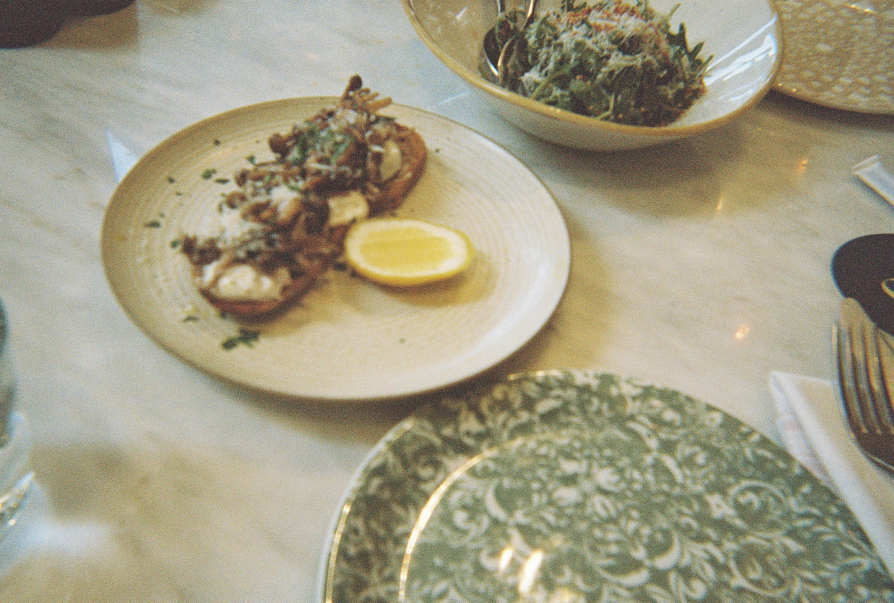
#> input picture Point Processing/sample.JPG, 2681 x 1807 px (shown at 1/3 size)
$ python contrast.py
#> lines starting #> are read from the running program, lines starting #| are printed output that depends on the picture
import numpy as np
import cv2
import math

WIDTH = 300
HEIGHT = 200
PATCH_SIZE = 5


# 이미지 불러오기
img = cv2.imread('sample.JPG', 1)
#> img is the input picture: shape (1807, 2681, 3); mean B, G, R 132.6, 156.6, 162
img = cv2.resize(img, dsize=(WIDTH, HEIGHT))
#> img: shape (200, 300, 3)

# 1 : original
original = np.zeros(shape=(HEIGHT, WIDTH, 3), dtype=np.uint8)
for x in range(WIDTH):
    for y in range(HEIGHT):
        original[y][x] = img[y][x].copy()

# 2 : darken
darken = np.zeros(shape=(HEIGHT, WIDTH, 3), dtype=np.uint8)
for x in range(WIDTH):
    for y in range(HEIGHT):
        for i in range(3):
            if img[y][x][i] - 128 > 0:
                darken[y][x][i] = img[y][x][i] - 128
            else:
                darken[y][x][i] = 0
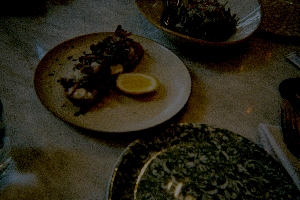
#> darken: shape (200, 300, 3); mean B, G, R 21.9, 36.1, 39.7

# 3 : lower contrast
lower_contrast = np.zeros(shape=(HEIGHT, WIDTH, 3), dtype=np.uint8)
for x in range(WIDTH):
    for y in range(HEIGHT):
        for i in range(3):
            lower_contrast[y][x][i] = int(img[y][x][i]/2)
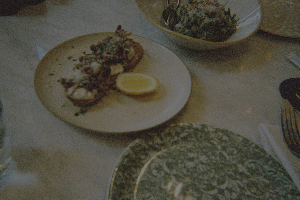
#> lower_contrast: shape (200, 300, 3); mean B, G, R 66, 78, 80.7

# 4 : non-linear lower contrast
nl_lower_contrast = np.zeros(shape=(HEIGHT, WIDTH, 3), dtype=np.uint8)
for x in range(WIDTH):
    for y in range(HEIGHT):
        for i in range(3):
            nl_lower_contrast[y][x][i] = int(math.pow(img[y][x][i]/255, 1/3)*255)
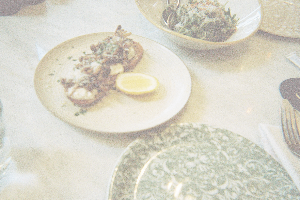
#> nl_lower_contrast: shape (200, 300, 3); mean B, G, R 201.6, 214.2, 217

# 5 : invert
invert = np.zeros(shape=(HEIGHT, WIDTH, 3), dtype=np.uint8)
for x in range(WIDTH):
    for y in range(HEIGHT):
        for i in range(3):
            invert[y][x][i] = 255 - img[y][x][i]
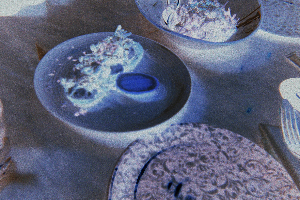
#> invert: shape (200, 300, 3); mean B, G, R 122.5, 98.5, 93.1

# 6 : lighten
lighten = np.zeros(shape=(HEIGHT, WIDTH, 3), dtype=np.uint8)
for x in range(WIDTH):
    for y in range(HEIGHT):
        for i in range(3):
            if img[y][x][i] + 128 < 255:
                lighten[y][x][i] = img[y][x][i] + 128
            else:
                lighten[y][x][i] = 255

# 7 : raise contrast
raise_contrast = np.zeros(shape=(HEIGHT, WIDTH, 3), dtype=np.uint8)
for x in range(WIDTH):
    for y in range(HEIGHT):
        for i in range(3):
            if img[y][x][i] * 2 < 255:
                raise_contrast[y][x][i] = int(img[y][x][i]*2)
            else:
                raise_contrast[y][x][i] = 255
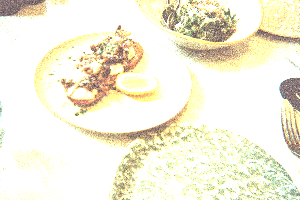
#> raise_contrast: shape (200, 300, 3); mean B, G, R 220.7, 240.1, 243.6

# 8 : non-linear lower contrast
nl_raise_contrast = np.zeros(shape=(HEIGHT, WIDTH, 3), dtype=np.uint8)
for x in range(WIDTH):
    for y in range(HEIGHT):
        for i in range(3):
            nl_raise_contrast[y][x][i] = int(math.pow(img[y][x][i]/255, 2)*255)
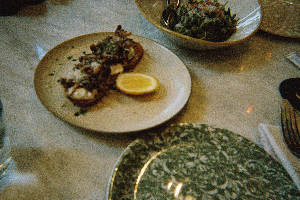
#> nl_raise_contrast: shape (200, 300, 3); mean B, G, R 76.3, 102, 108.3

row1 = cv2.hconcat([original, darken, lower_contrast, nl_lower_contrast])
row2 = cv2.hconcat([invert, lighten, raise_contrast, nl_raise_contrast])
result = cv2.vconcat([row1, row2])
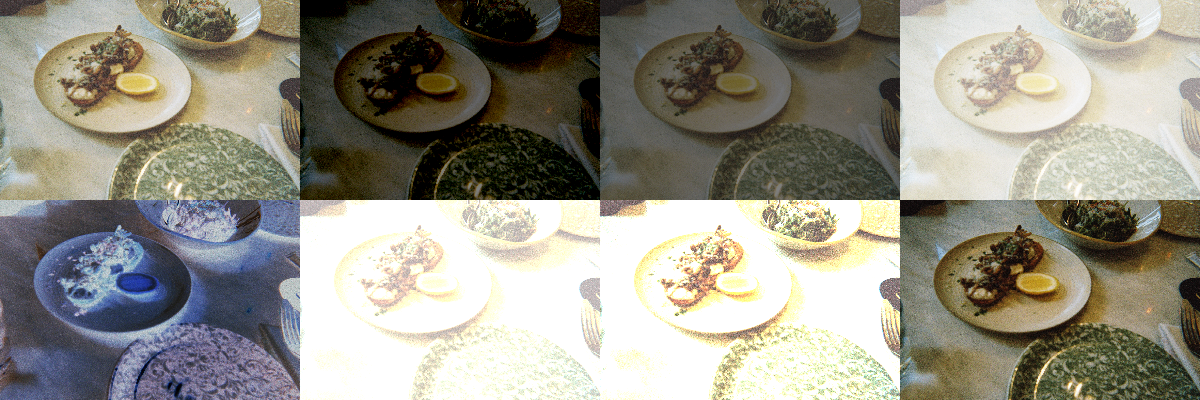
#> result: shape (400, 1200, 3); mean B, G, R 134.9, 146.6, 149.2
cv2.imshow('result', result)
cv2.waitKey()
